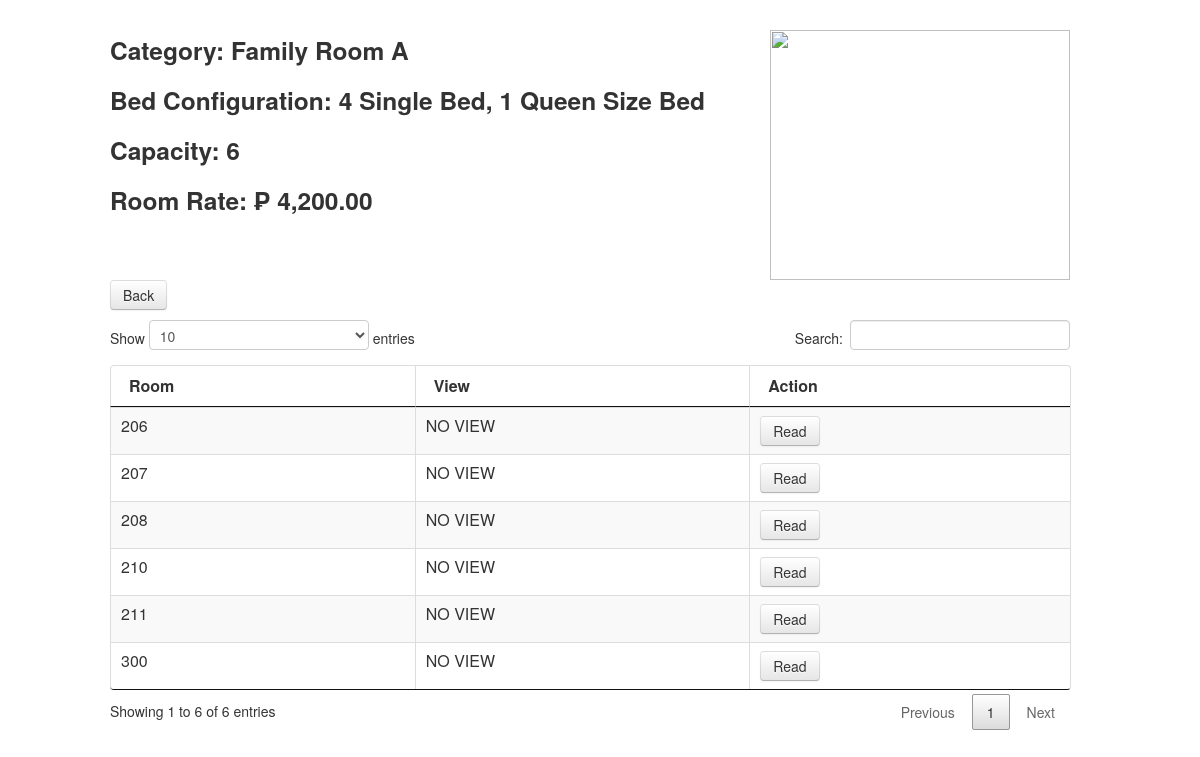
Screenshot of /function/index-room.php?id=1 with the database file from the repository.
### tables this page shows
CREATE TABLE IF NOT EXISTS `roomcategory` (
  `id` int(5) NOT NULL,
  `roomType` varchar(30) NOT NULL,
  `bedConfiguration` varchar(50) NOT NULL,
  `capacity` int(10) NOT NULL,
  `roomRate` int(11) NOT NULL
);

CREATE TABLE IF NOT EXISTS `rooms` (
  `roomID` int(255) NOT NULL,
  `roomNum` varchar(6) NOT NULL,
  `id` int(5) NOT NULL,
  `view` varchar(30) NOT NULL
);

### function/index-room.php (the view, shortened to what this page needs)
<?php
$qry = mysql_query("SELECT * FROM rooms WHERE id = '".$_GET['id']."'");
$qry1 = mysql_query("SELECT * FROM roomcategory WHERE id = '".$_GET['id']."'");
$row1 = mysql_fetch_array($qry1);
?>
    <link   href="css/bootstrap.min.css" rel="stylesheet">
    <link   href="css/jquery.dataTables.min.css" rel="stylesheet">
    <div class="container">
            <div class="row">
            <h3>Category: <?php echo $row1['roomType']?></h3>
            <h3>Bed Configuration: <?php echo $row1['bedConfiguration']?></h3>
            <h3>Capacity: <?php echo $row1['capacity']?></h3>
            <h3>Room Rate: &#x20b1; <?php echo number_format($row1['roomRate'],2);?></h3>
            <img src = "../talisay/images/rooms/<?php echo strtolower(preg_replace('/ /','', $row1['roomType']))?>.jpg" style = "width:300px;height:250px;float:right; margin-top:-200px;">
            </div>
            <div class="row">
          <p>
                    <a href="index-roomcategory.php" class="btn">Back</a>
                </p>
              <div class="table-responsive">
                <table id = "myTable" class="table table-striped table-bordered">
                      <thead>
                        <tr>
                          <th>Room</th>
                          <th>View</th>
                          <th>Action</th>
                        </tr>
                      </thead>
                      <tbody>
                      <?php
                       while($row = mysql_fetch_array($qry)) {
                                echo '<tr>';
                  echo '<td>'. $row['roomNum'] . '</td>';
                  echo '<td>'. $row['view'] . '</td>';
                  echo '<td>';
                  echo '<a class="btn" href="read-room.php?num='.$row['roomNum'].'&id='.$_GET['id'].'">Read</a>';
                  echo '</td>';
                  echo '</tr>';
                       }
                      ?>
                      </tbody>
                </table>
      </div>
        </div>
    </div>
  </body>
</html>

### rows the page displays
roomcategory: roomType "Family Room A", bedConfiguration "4 Single Bed, 1 Queen Size Bed", capacity "6", roomRate "4,200.00"
rooms: roomNum "206", view "NO VIEW"
rooms: roomNum "207", view "NO VIEW"
rooms: roomNum "208", view "NO VIEW"
rooms: roomNum "210", view "NO VIEW"
rooms: roomNum "300", view "NO VIEW"
rooms: roomNum "211", view "NO VIEW"
